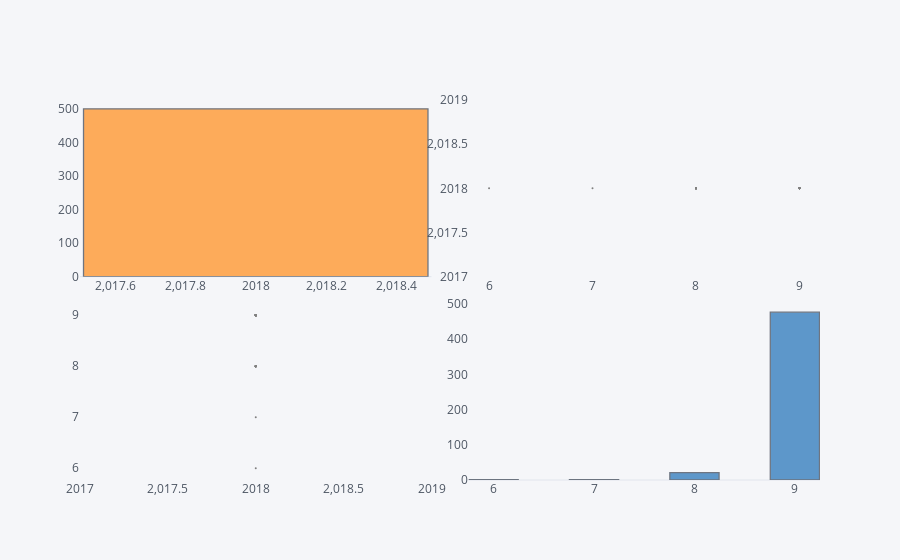

The notebook cell saved with this chart:
### Code cell
df[['YEAR', 'MONTH']][:500].scatter_matrix()

### Figure 1 — Plotly figure (JSON) as saved in the notebook; plotly's stock layout.template omitted (floating-point values rounded to 4 significant figures; data arrays with more than 128 entries replaced by an {"elided": "..."} marker saying what was removed)
{"data": [{"histfunc": "count", "histnorm": "", "marker": {"color": "rgba(255, 153, 51, 1.0)", "line": {"color": "#4D5663", "width": 1.3}}, "name": "YEAR", "nbinsx": 10, "opacity": 0.8, "orientation": "v", "type": "histogram", "uid": "86a59cce-3eef-48cd-9d50-2d4d195e72d3", "x": {"elided": "500 int values"}, "xaxis": "x", "yaxis": "y"}, {"line": {"color": "rgba(128, 128, 128, 1.0)", "dash": "solid", "shape": "linear", "width": 1.3}, "marker": {"size": 2, "symbol": "circle"}, "mode": "markers", "name": "YEAR", "text": "", "type": "scatter", "uid": "92aa8ecc-3015-48cf-a965-1843b2c985ae", "x": {"elided": "500 int values"}, "xaxis": "x2", "y": {"elided": "500 int values"}, "yaxis": "y2"}, {"line": {"color": "rgba(128, 128, 128, 1.0)", "dash": "solid", "shape": "linear", "width": 1.3}, "marker": {"size": 2, "symbol": "circle"}, "mode": "markers", "name": "MONTH", "text": "", "type": "scatter", "uid": "abf6f197-4db3-4a69-a86f-38c21619a73e", "x": {"elided": "500 int values"}, "xaxis": "x3", "y": {"elided": "500 int values"}, "yaxis": "y3"}, {"histfunc": "count", "histnorm": "", "marker": {"color": "rgba(55, 128, 191, 1.0)", "line": {"color": "#4D5663", "width": 1.3}}, "name": "MONTH", "nbinsx": 10, "opacity": 0.8, "orientation": "v", "type": "histogram", "uid": "fa5a3f11-1497-4fc6-b393-3dedb47990ca", "x": {"elided": "500 int values"}, "xaxis": "x4", "yaxis": "y4"}], "layout": {"bargap": 0.02, "legend": {"bgcolor": "#F5F6F9", "font": {"color": "#4D5663"}}, "paper_bgcolor": "#F5F6F9", "plot_bgcolor": "#F5F6F9", "showlegend": false, "titlefont": {"color": "#4D5663"}, "xaxis": {"anchor": "y", "domain": [0, 0.475], "gridcolor": "#E1E5ED", "showgrid": false, "tickfont": {"color": "#4D5663"}, "title": "", "titlefont": {"color": "#4D5663"}, "zerolinecolor": "#E1E5ED"}, "xaxis2": {"anchor": "y2", "domain": [0.525, 1], "gridcolor": "#E1E5ED", "showgrid": false, "tickfont": {"color": "#4D5663"}, "title": "", "titlefont": {"color": "#4D5663"}, "zerolinecolor": "#E1E5ED"}, "xaxis3": {"anchor": "y3", "domain": [0, 0.475], "gridcolor": "#E1E5ED", "showgrid": false, "tickfont": {"color": "#4D5663"}, "title": "", "titlefont": {"color": "#4D5663"}, "zerolinecolor": "#E1E5ED"}, "xaxis4": {"anchor": "y4", "domain": [0.525, 1], "gridcolor": "#E1E5ED", "showgrid": false, "tickfont": {"color": "#4D5663"}, "title": "", "titlefont": {"color": "#4D5663"}, "zerolinecolor": "#E1E5ED"}, "yaxis": {"anchor": "x", "domain": [0.535, 1.0], "gridcolor": "#E1E5ED", "showgrid": false, "tickfont": {"color": "#4D5663"}, "title": "", "titlefont": {"color": "#4D5663"}, "zerolinecolor": "#E1E5ED"}, "yaxis2": {"anchor": "x2", "domain": [0.535, 1.0], "gridcolor": "#E1E5ED", "showgrid": false, "tickfont": {"color": "#4D5663"}, "title": "", "titlefont": {"color": "#4D5663"}, "zerolinecolor": "#E1E5ED"}, "yaxis3": {"anchor": "x3", "domain": [0, 0.465], "gridcolor": "#E1E5ED", "showgrid": false, "tickfont": {"color": "#4D5663"}, "title": "", "titlefont": {"color": "#4D5663"}, "zerolinecolor": "#E1E5ED"}, "yaxis4": {"anchor": "x4", "domain": [0, 0.465], "gridcolor": "#E1E5ED", "showgrid": false, "tickfont": {"color": "#4D5663"}, "title": "", "titlefont": {"color": "#4D5663"}, "zerolinecolor": "#E1E5ED"}}}
